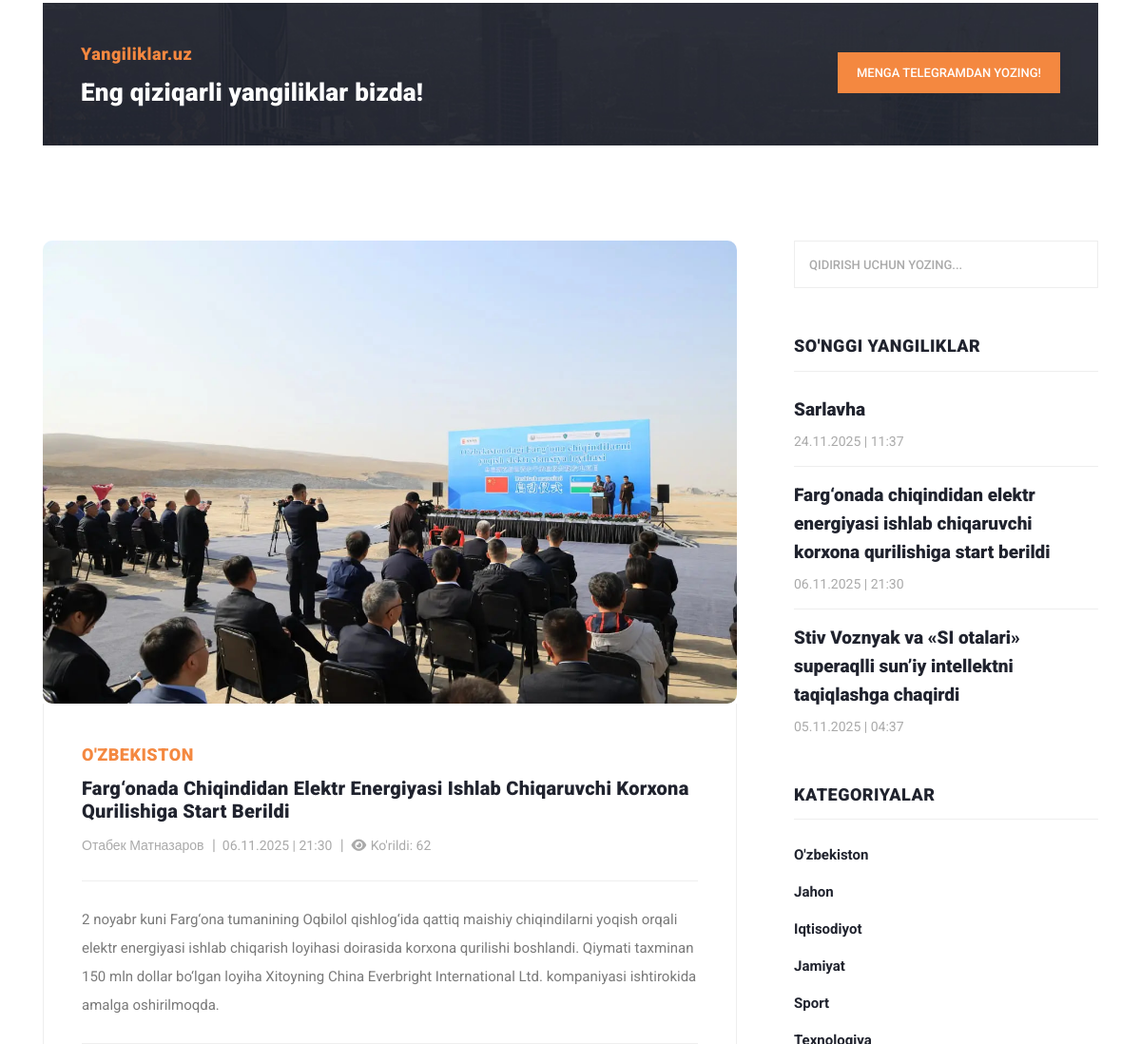
/?controller=news_view&id=1 (middle part), run on an earlier commit of the app's database.
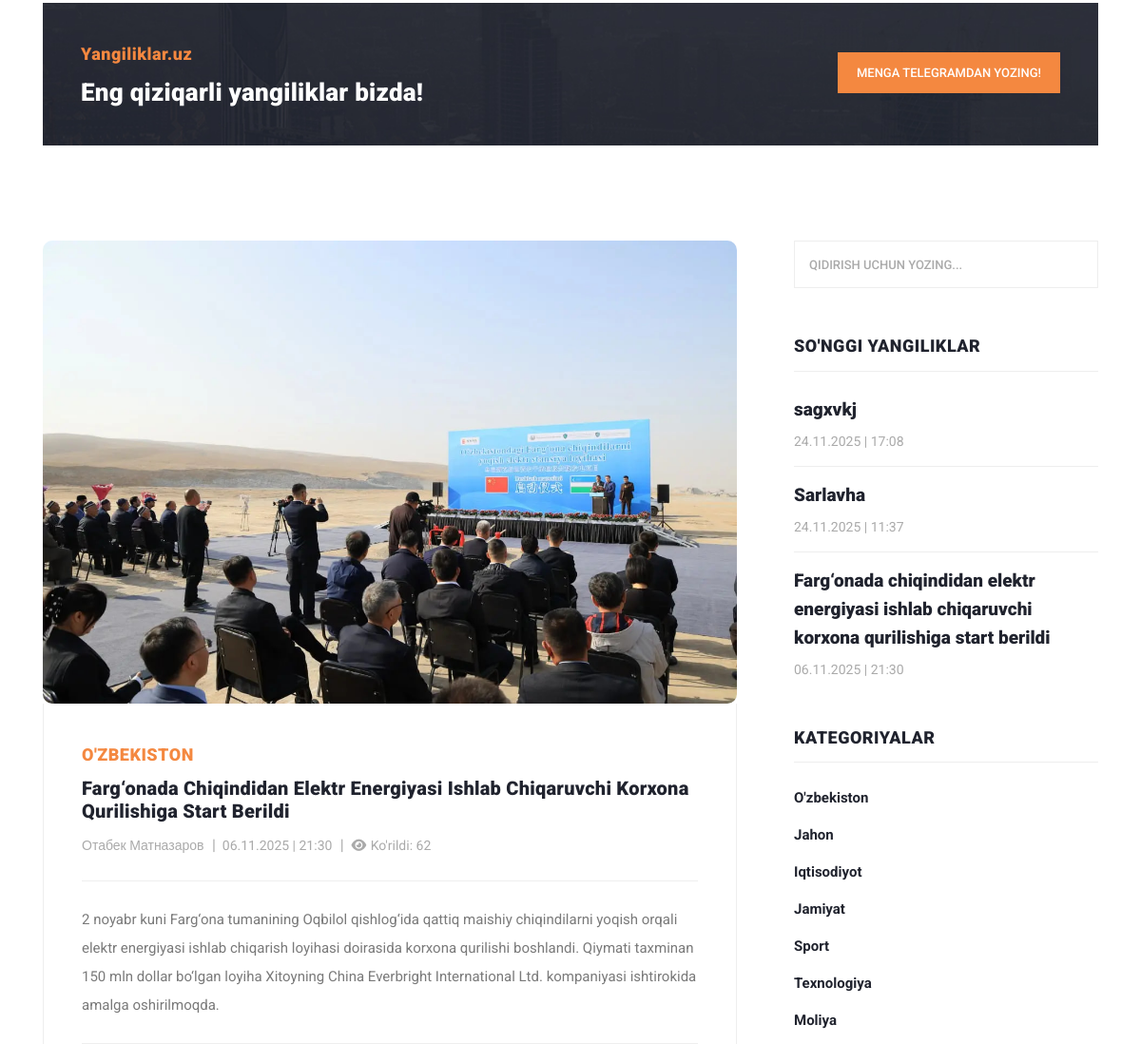
And on a later commit of the database.
### tables this page shows
CREATE TABLE `news`
(
    `id`          INTEGER PRIMARY KEY AUTOINCREMENT,
    `author_id`   INTEGER NOT NULL,
    `is_banner`   INTEGER DEFAULT 0 CHECK (is_banner IN (0, 1)), -- 0=yo'q, 1=ha
    `title`       TEXT    NOT NULL,
    `description` TEXT,
    `category_id` INTEGER NOT NULL,
    `image`       TEXT    DEFAULT NULL,
    `body`        TEXT    DEFAULT NULL,
    `seen_count`  INTEGER DEFAULT 0 CHECK (seen_count >= 0),
    `created_at`  TEXT    DEFAULT (datetime('now', '+5 hours')), -- sqlite da datetime turi yo'q
    `updated_at`  TEXT    DEFAULT (datetime('now', '+5 hours')),
    `status`      INTEGER DEFAULT 1 CHECK (status IN (0, 1))    -- 0=nofaol, 1=faol

);

CREATE TABLE `category`
(
    `id`     INTEGER PRIMARY KEY AUTOINCREMENT,
    `name`   TEXT UNIQUE NOT NULL,
    `status` BOOLEAN DEFAULT TRUE
);

CREATE TABLE `author`
(
  `id` INTEGER PRIMARY KEY AUTOINCREMENT,
  `name` VARCHAR(100) NOT NULL,
  `status` BOOLEAN DEFAULT TRUE
);

### views/view.php (called while the page is built, shortened)
<?php
require_once __DIR__ . '/widgets/header.php';
require_once __DIR__ . '/widgets/view-main-content.php';
require_once __DIR__ . '/widgets/footer.php';

### index.php (called while the page is built)
<?php
require_once __DIR__ . '/controllers/mainController.php';

### models/news.php (called while the page is built, shortened)
<?php
function getLastNews(): array
{
    global $pdo;
    $sql = "SELECT
                `N`.`id` AS `news_id`,
                `A`.`name` AS `muallif`,
                `N`.`title` AS `sarlavha`,
                `N`.`description` AS `qisqa_tavsif`,
                `C`.`name` AS `kategoriya`,
                `N`.`image` AS `rasm`,
               -- `N`.`body` AS `yangilik_matni`,
                `N`.`seen_count` AS `kurishlar_soni`,
                DATETIME(`N`.`created_at`, 'localtime') AS `yaratilgan_vaqti`  -- device localtime da vaqtni ko'rsatish
                -- `N`.`created_at` AS `yaratilgan_vaqti`      -- GMT+5 da ko'rsatish
            FROM `news` AS `N`
            JOIN `category` AS `C`
             ON `N`.`category_id` = `C`.`id`
            JOIN `author` AS `A`
            ON `N`.`author_id` = `A`.`id`
            WHERE `N`.`status` = " . ACTIVE .
        " ORDER BY `yaratilgan_vaqti` DESC
            LIMIT 3";
    $stmt = $pdo->prepare($sql);
    $stmt->execute();
    return $stmt->fetchAll(PDO::FETCH_ASSOC);
}
function getNewsById(int $id): array
{
    global $pdo;
    $sql = "SELECT
                `N`.`id` AS `news_id`,
                `A`.`name` AS `muallif`,
                `N`.`title` AS `sarlavha`,
                `N`.`description` AS `qisqa_tavsif`,
                `C`.`name` AS `kategoriya`,
                `N`.`image` AS `rasm`,
                `N`.`body` AS `yangilik_matni`,
                `N`.`seen_count` AS `kurishlar_soni`,
                DATETIME(`N`.`created_at`, 'localtime') AS `yaratilgan_vaqti`  -- device localtime da vaqtni ko'rsatish
            FROM `news` AS `N`
            LEFT JOIN `category` AS `C`
             ON `N`.`category_id` = `C`.`id` AND `C`.`status` = " . ACTIVE . "
            JOIN `author` AS `A`
            ON `N`.`author_id` = `A`.`id`
            WHERE `N`.`status` = " . ACTIVE .
        " AND `N`.`id` = :id " .
        " LIMIT 1 ; ";
    $stmt = $pdo->prepare($sql);
    $stmt->bindParam(':id', $id, PDO::PARAM_INT);
    $stmt->execute();
    return $stmt->fetch(PDO::FETCH_ASSOC);
}

### helpers.php (called while the page is built, shortened)
<?php
function getImage(string $table_name, int $id, mixed $filename): string
{
    $relativePath = "uploads/$table_name/$id/$filename";
    if (file_exists(PROJECT_ROOT . $relativePath)) {
        return '/' . $relativePath;
    }
    return '/assets/images/no_image.png';
}

### controllers/imports.php (called while the page is built, shortened)
<?php
$categories = getCategories();
$news = getLastNews();

### models/categories.php (called while the page is built, shortened)
<?php
function getCategories(): array
{
    global $pdo;
    $sql = "SELECT
                `name`
            FROM `category`
            WHERE `status` = :status
            ORDER BY `id`
            ";
    try {
        $stmt = $pdo->prepare($sql);
        $stmt->execute(['status' => ACTIVE]);
        return $stmt->fetchAll(PDO::FETCH_ASSOC);
    } catch (PDOException $e) {
        error_log("DB xatolik, getCategories():" . $e->getMessage());
        return [];
    }
}

### views/widgets/view-main-content.php (the view, shortened to what the changed rows need)
<section class="call-to-action">
    <div class="container">
        <div class="row">
            <div class="col-lg-12">
                <div class="main-content">
                    <div class="row">
                        <div class="col-lg-8">
                            <span><?= SITE_NAME ?? 'Bu yerda sayt nomi' ?></span>
                            <h4> <?= SLOGAN ?> </h4>
                        </div>
                        <div class="col-lg-4">
                            <div class="main-button">
                                <a href="https://t.me/settings" target="_parent">Menga Telegramdan yozing!</a>
                            </div>
                        </div>
                    </div>
                </div>
            </div>
        </div>
    </div>
</section>
<section class="blog-posts grid-system">
    <div class="container">
        <div class="row">
            <div class="col-lg-8">
                <div class="all-blog-posts">
                    <div class="row">
                        <div class="col-lg-12">
                            <div class="blog-post">
                                <div class="blog-thumb">
                                    <?php $image = getImage('news', $newsItem['news_id'], $newsItem['rasm']); ?>
                                    <a>
                                        <img src="<?= $image; ?>"
                                             class="img-fluid"
                                             alt="<?= $newsItem['sarlavha']; ?> ">
                                    </a>
                                </div>
                                <div class="down-content">
                                    <span> <?= $newsItem['kategoriya']; ?> </span>
                                    <a><h4> <?= $newsItem['sarlavha'] ?> </h4></a>
                                    <ul class="post-info">
                                        <li><a href="#"> <?= $newsItem['muallif'] ?> </a></li>
                                        <li>
                                            <a> <?= date('d.m.Y  |  H:i', strtotime($newsItem['yaratilgan_vaqti'])); ?> </a>
                                        </li>
                                        <li><a> <i class="fas fa-eye"></i>
                                                Ko'rildi: <?= $newsItem['kurishlar_soni']; ?> </a></li>
                                    </ul>
                                    <p> <?= $newsItem['qisqa_tavsif'] ?> </p>
                                </div>
                            </div>
                        </div>
                    </div>
                </div>
            </div>
            <div class="col-lg-4">
                <?php require_once __DIR__ . '/sidebar.php'; ?>
            </div>
        </div>
    </div>
</section>

### views/widgets/sidebar.php (shortened to what the changed rows need)
<div class="sidebar">
    <div class="row">
        <div class="col-lg-12">
            <div class="sidebar-item search">
                <form id="search_form" name="gs" method="GET" action="#">
                    <input type="text" name="q" class="searchText" placeholder="qidirish uchun yozing..."
                           autocomplete="on">
                </form>
            </div>
        </div>
        <div class="col-lg-12">
            <div class="sidebar-item recent-posts">
                <div class="sidebar-heading">
                    <h2>So'nggi yangiliklar</h2>
                </div>
                <div class="content">
                    <ul>
                        <?php if (!empty($news)): ?>
                            <?php foreach ($news as $news_item): ?>
                                <li>
                                    <a href="?controller=news_view&id=<?= htmlspecialchars($news_item['news_id']) ?>">
                                        <h5> <?= htmlspecialchars($news_item['sarlavha']); ?> </h5>
                                        <span><?= date('d.m.Y  |  H:i', strtotime($news_item['yaratilgan_vaqti'])); ?></span>
                                    </a>
                                </li>
                            <?php endforeach; ?>
                        <?php else: echo 'news massivi null!'; ?>
                        <?php endif; ?>
                    </ul>
                </div>
            </div>
        </div>
        <div class="col-lg-12">
            <div class="sidebar-item categories">
                <div class="sidebar-heading">
                    <h2>Kategoriyalar</h2>
                </div>
                <div class="content">
                    <ul>
                        <?php if (!empty($categories)): ?>
                            <?php foreach ($categories as $category): ?>
                                <li><a href="#"> <?= $category['name'] ?> </a></li>
                            <?php endforeach; ?>
                        <?php endif; ?>
                    </ul>
                </div>
            </div>
        </div>
    </div>
</div>

What changed in the data, as far as the page shows it:
no longer on this page (row unchanged): news: title "Stiv Voznyak va «SI otalari» superaqlli sun’iy intellektni taqiqlashga chaqirdi", yaratilgan_vaqti "05.11.2025 | 04:37"
added news: title "sagxvkj", yaratilgan_vaqti "24.11.2025 | 17:08"
now on this page (row unchanged): category: name "Texnologiya"
now on this page (row unchanged): category: name "Moliya"
